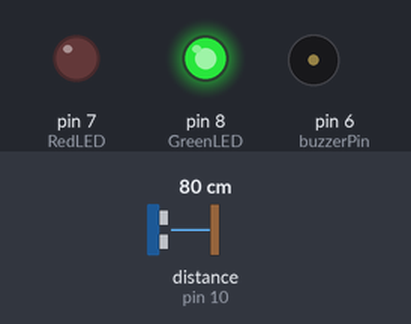
A sketch run on a simulated Arduino Uno, built with avr-gcc and run on an emulated ATmega328P. On the bench: output pins drawn as LEDs (lit = HIGH), buzzer (waves = sounding). Wiring (inferred from the names in the program): ultrasonic range finder: trigger pin 9; echo pin 10. Inputs (shaded band) come from the test bench; at power-on: distance to the obstacle (sensor on pin 10) 80 cm. The echo pulse lasts 58.3 µs per cm; pins used as bus, display or sensor lines are not drawn.

Above: at 1.2 s.
1.3 s: distance to the obstacle (sensor on pin 10) set to 12 cm
2.8 s: distance to the obstacle (sensor on pin 10) set to 9 cm
At 3.9 s:
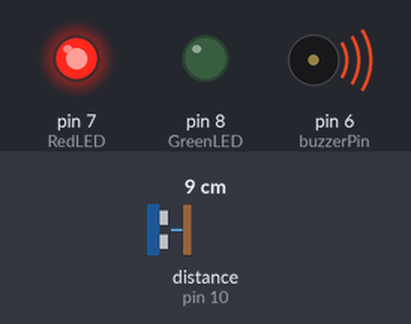
4.3 s: distance to the obstacle (sensor on pin 10) set to 18 cm
At 5.0 s:
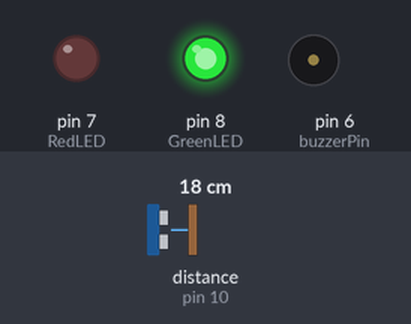
5.8 s: distance to the obstacle (sensor on pin 10) set to 2 cm
At 6.2 s:
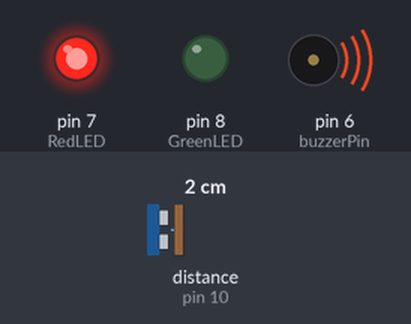
Timing chart, 0 to 8.3 s (numbered marks = the images above; inputs shaded):
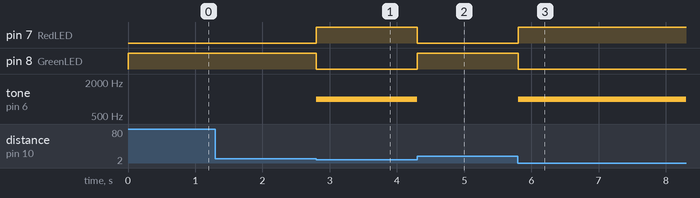

Measured:
- the behaviour switches between 11 and 10 cm on distance to the obstacle (sensor on pin 10) (found by bisection; images 0 and 1)
- after the input at 1.3 s, every drawn part: stays the same
- after the input at 2.8 s, pin 7 (RedLED): LOW → HIGH at once; pin 8 (GreenLED): HIGH → LOW at once; tone on pin 6 (buzzerPin): silent → 1000 Hz at once
- after the input at 4.3 s, pin 7 (RedLED): HIGH → LOW at once; pin 8 (GreenLED): LOW → HIGH at once; tone on pin 6 (buzzerPin): 1000 Hz → silent at once
- after the input at 5.8 s, pin 7 (RedLED): LOW → HIGH at once; pin 8 (GreenLED): HIGH → LOW at once; tone on pin 6 (buzzerPin): silent → 1000 Hz at once

The sketch:

Distance_sensor_version_2.ino
```cpp
const int trigPin = 9;
const int echoPin = 10;
const int GreenLED = 8;
const int RedLED = 7;
const int buzzerPin = 6;

long duration;
int distance;

void setup() {
 pinMode(trigPin, OUTPUT);
 pinMode(echoPin, INPUT);
 pinMode(GreenLED, OUTPUT);
 pinMode(RedLED, OUTPUT);
 pinMode(buzzerPin, OUTPUT);
}

void loop() {
  //Ultrasonic sensor algo
  digitalWrite(trigPin, LOW);
  delayMicroseconds(2);

  digitalWrite(trigPin, HIGH);
  delayMicroseconds(10);
  digitalWrite(trigPin, LOW);

duration = pulseIn(echoPin, HIGH);

distance = duration * 0.034 / 2;

if (distance < 10){
  tone(buzzerPin, 1000);
  digitalWrite(RedLED, HIGH);
  digitalWrite(GreenLED, LOW);
  } else {noTone(buzzerPin);
  digitalWrite(GreenLED, HIGH);
  digitalWrite(RedLED, LOW);
  }
}
```
